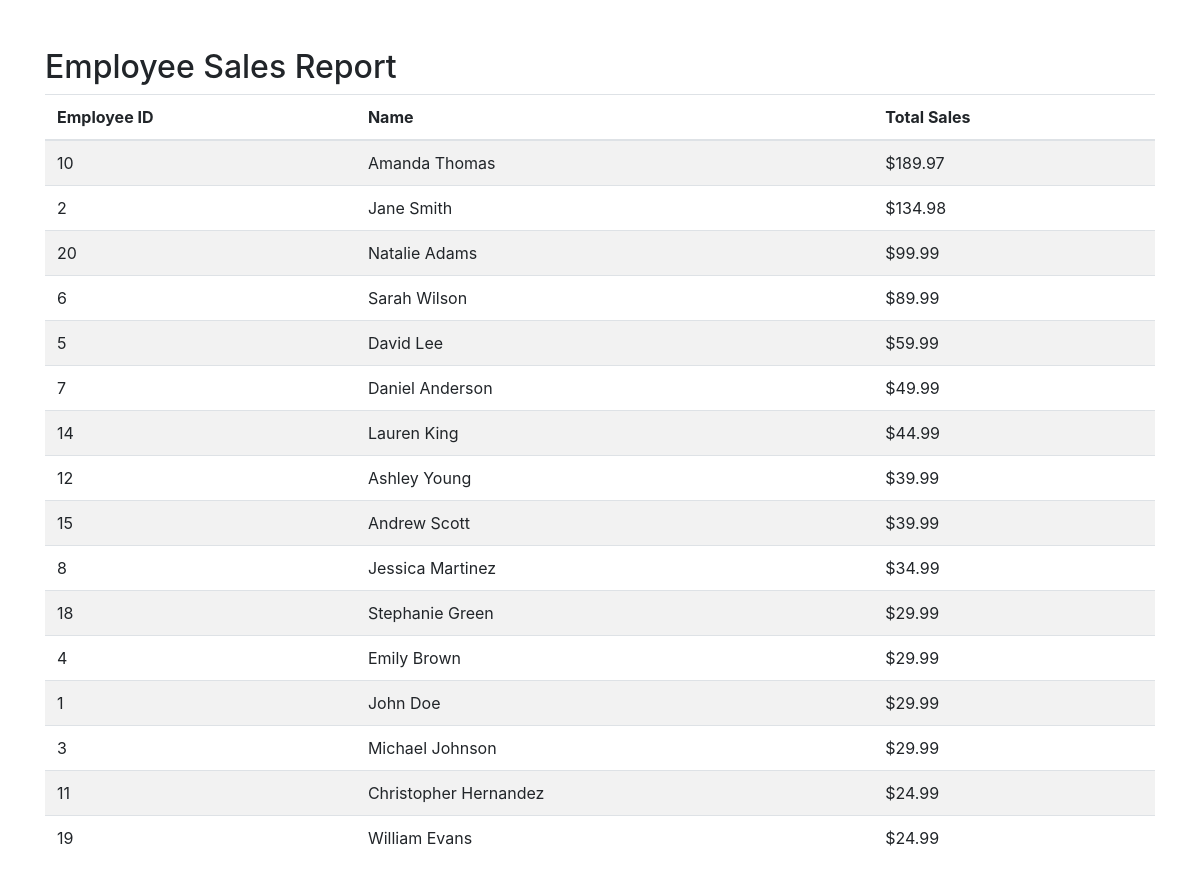
Screenshot of /total-sales.php with the database file from the repository.
### tables this page shows
CREATE TABLE `employees` (
  `employee_id` int(11) NOT NULL,
  `first_name` varchar(50) NOT NULL,
  `last_name` varchar(50) NOT NULL,
  `position` varchar(100) NOT NULL
);

### total-sales.php (the view, shortened to what this page needs)
<html>
<head>
	<link rel="stylesheet" href="https://stackpath.bootstrapcdn.com/bootstrap/4.5.2/css/bootstrap.min.css">
</head>
<?php
require_once 'login.php';
$conn = new mysqli($hn, $un, $pw, $db);
$query = "SELECT e.employee_id, CONCAT(e.first_name, ' ', e.last_name) AS employee_name,
	SUM(p.price) AS total_sales
	FROM Orders o
	JOIN Products p ON o.product_id = p.product_id
	JOIN Employees e ON o.employee_id = e.employee_id
	GROUP BY e.employee_id
	ORDER BY total_sales DESC
	";
$result=$conn->query($query);
if ($result) {
echo <<<_END
<div class="container mt-5">
        <h2>Employee Sales Report</h2>
        <table class="table table-striped">
            <thead>
                <tr>
                    <th>Employee ID</th>
                    <th>Name</th>
                    <th>Total Sales</th>
                </tr>
            </thead>
            <tbody>
_END;
                while ($row = $result->fetch_assoc()) {
                    $employeeId = $row['employee_id'];
                    $name = $row['employee_name'];
                    $total = $row['total_sales'];
                    echo "<tr>";
                    echo "<td>$employeeId</td>";
                    echo "<td>$name</td>";
                    echo "<td>$$total</td>";
                    echo "</tr>";
                }
echo <<<_END
            </tbody>
        </table>
    </div>
_END;
} else {
    echo "Error fetching data: " . $mysqli->error;
}
?>

### rows the page displays
employees: employee_id "10", name "Amanda Thomas", total "189.97"
employees: employee_id "2", name "Jane Smith", total "134.98"
employees: employee_id "20", name "Natalie Adams", total "99.99"
employees: employee_id "6", name "Sarah Wilson", total "89.99"
employees: employee_id "5", name "David Lee", total "59.99"
employees: employee_id "7", name "Daniel Anderson", total "49.99"
employees: employee_id "14", name "Lauren King", total "44.99"
employees: employee_id "12", name "Ashley Young", total "39.99"
employees: employee_id "15", name "Andrew Scott", total "39.99"
employees: employee_id "8", name "Jessica Martinez", total "34.99"
employees: employee_id "18", name "Stephanie Green", total "29.99"
employees: employee_id "4", name "Emily Brown", total "29.99"
employees: employee_id "1", name "John Doe", total "29.99"
employees: employee_id "3", name "Michael Johnson", total "29.99"
employees: employee_id "11", name "Christopher Hernandez", total "24.99"
employees: employee_id "19", name "William Evans", total "24.99"
